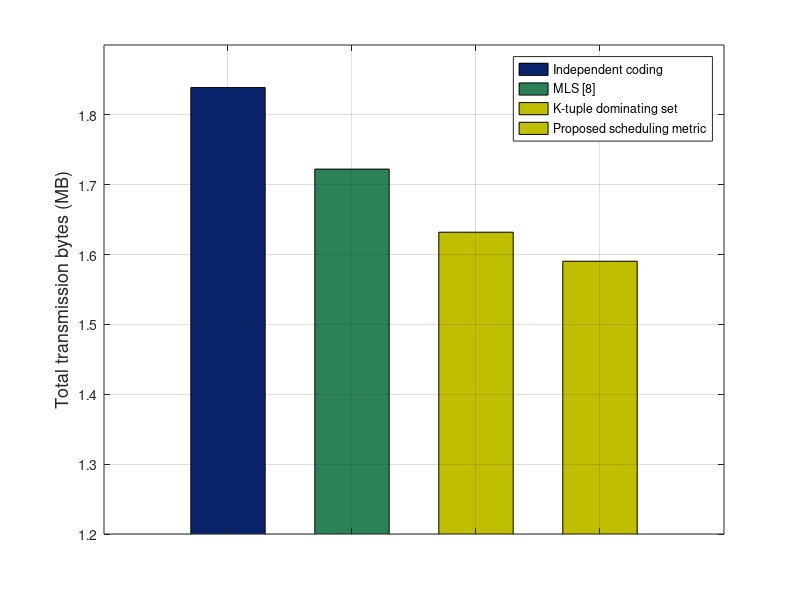

Reproduce this figure in MATLAB.
clear;
close all;
name = { '1280*720' };
bar([1928407/(1024*1024) 0 0 0], 'r','barwidth',0.6,'FaceColor',[0.04,0.14,0.42]);
hold on;
bar([0 1806000/(1024*1024) 0 0], 'g','barwidth',0.6,'FaceColor',[0.17,0.51,0.34]);
hold on;
bar([0 0 1711300/(1024*1024) 0], 'b','barwidth',0.6,'FaceColor',[0.75,0.75,0]);
hold on;
bar([0 0 0 1667720/(1024*1024)], 'b','barwidth',0.6,'FaceColor',[0.75,0.75,0]);
set(gca,'xticklabel',' ');
%set(gcf,'color','none');
%set(gca,'color','none');
ylim([1.2 1.9]);
ylabel(gca,'Total transmission bytes (MB)','FontSize',13);
legend('Independent coding','MLS [8]','K-tuple dominating set','Proposed scheduling metric');
grid on;